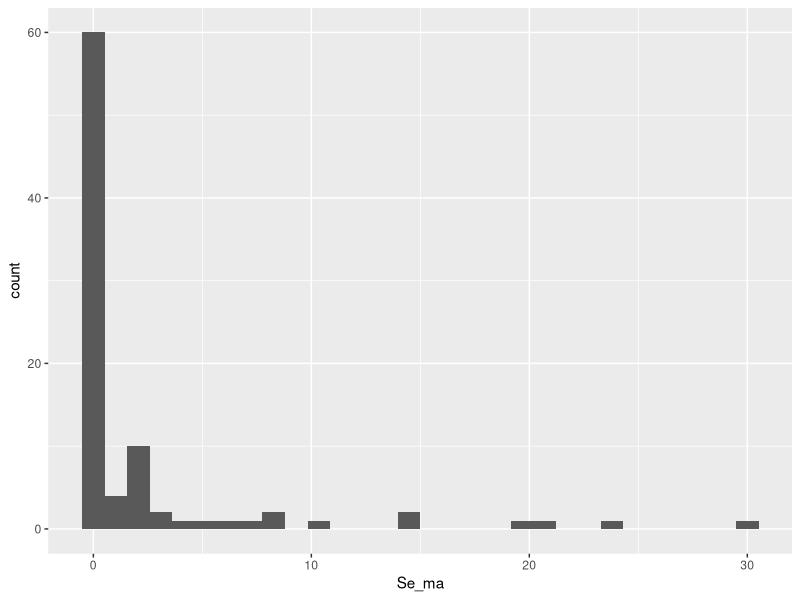

Reproduce this figure in R. (Note: this script raises an error after producing the figure.)
## ---- chunk 1
knitr::opts_chunk$set(echo = TRUE)
## ---- chunk 2
abundance <- read.csv("BarentsFish.csv", sep=";")
View(abundance)
## ---- chunk 3
library(ggplot2)
ggplot(abundance,aes(Se_ma))+geom_histogram()
## ---- chunk 4
n <- nrow(abundance)
y <- abundance$Se_ma
#y <- abundance$Me_ae
## ---- chunk 5
n=100
prob.pi = 0.5
mu = 5
z = rbinom(n,1,prob.pi)
y <- z*rpois(n,mu) 
## ---- chunk 6
x <- as.matrix(cbind(rep(1, n), abundance[, 1:4]));
alpha0 <- as.vector(glm(1*(y>0) ~ -1 + x, family='binomial')$coef)
beta0<- as.vector(glm(y[y>0] ~ -1 + x[y >0, ], family='poisson')$coef)
## ---- chunk 7
LogLikBernoulli <- function(alpha, x, tau){sum((tau-1) *  x%*%alpha) - sum(log(1+exp(-x%*%alpha)))}
LogLikPoisson <- function(beta, x, y, tau){
  u <- x%*%beta
  sum(tau*(y*u-exp(u)))
  }
LogLik <- function(alpha, beta, x, y){
  prob.pi <- plogis(x%*%alpha); mu <- exp(x%*%beta)
  return(sum(log((1-prob.pi)*(y==0) + prob.pi*dpois(y, mu))))
}

## ---- chunk 8
tol <- 1e-6; diff <- 2*tol; 
iterMax <- 1e3; iter <- 1
logL <- rep(NA, iterMax)
alpha <- alpha0; beta <- beta0
logL[iter] <- LogLik(alpha, beta, x, y)
while((diff > tol) & (iter < iterMax)){
  iter <- iter+1; 
  # E step
  prob.pi <- plogis(x%*%alpha); mu <- exp(x%*%beta)
  tau <- 1- (y==0)*(1-prob.pi)/((1-prob.pi)*(y==0) + prob.pi*dpois(y, mu))
  alphaNew <- optim(par=alpha, f=LogLikBernoulli,  x=x, tau=tau, 
                    control=list(fnscale=-1))$par
  betaNew <- optim(par=beta, f=LogLikPoisson, y=y, x=x, tau=tau, 
                   control=list(fnscale=-1))$par
  # Test & update
  diff <- max(abs(c(alphaNew, betaNew)-c(alpha, beta)))
  alpha <- alphaNew; beta <- betaNew
  logL[iter] <- LogLik(alpha, beta, x=x, y=y)
  #cat(alpha, beta, diff, logL[iter], '\n')
}
logL <- logL[1:iter]
plot(logL, type='b', pch=20)


### References
